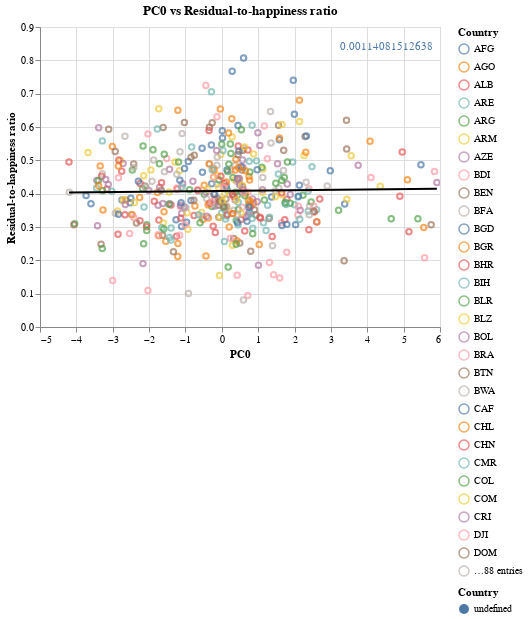

Here is the notebook cell this chart was saved with:
### Code cell
urbanization_residual_ratio.visualize()

### Figure 1 — Vega-Lite specification as saved in the notebook (floating-point values rounded to 4 significant figures; data arrays with more than 128 entries replaced by an {"elided": "..."} marker saying what was removed)
{"config": {"view": {"continuousWidth": 400, "continuousHeight": 300}}, "layer": [{"mark": "point", "encoding": {"color": {"field": "Country", "type": "nominal"}, "tooltip": [{"field": "Country", "type": "nominal"}, {"field": "PC0", "type": "quantitative"}, {"field": "Residual-to-happiness ratio", "type": "quantitative"}], "x": {"field": "PC0", "type": "quantitative"}, "y": {"field": "Residual-to-happiness ratio", "type": "quantitative"}}, "selection": {"selector001": {"type": "interval", "bind": "scales", "encodings": ["x", "y"]}}, "title": "PC0 vs Residual-to-happiness ratio"}, {"mark": {"type": "line", "color": "black"}, "encoding": {"color": {"legend": null}, "tooltip": [{"field": "Country", "type": "nominal"}, {"field": "PC0", "type": "quantitative"}, {"field": "Residual-to-happiness ratio", "type": "quantitative"}], "x": {"field": "PC0", "type": "quantitative"}, "y": {"field": "Residual-to-happiness ratio", "type": "quantitative"}}, "title": "PC0 vs Residual-to-happiness ratio", "transform": [{"on": "PC0", "regression": "Residual-to-happiness ratio"}]}, {"mark": {"type": "text", "align": "left", "color": "black"}, "encoding": {"color": {"field": "Country", "type": "nominal"}, "text": {"field": "slope", "type": "quantitative"}, "tooltip": [{"field": "slope", "title": "Slope", "type": "quantitative"}, {"field": "intercept", "title": "Intercept", "type": "quantitative"}], "x": {"value": 300}, "y": {"value": 20}}, "title": "PC0 vs Residual-to-happiness ratio", "transform": [{"on": "PC0", "regression": "Residual-to-happiness ratio", "params": true}, {"calculate": "datum.coef[0]", "as": "intercept"}, {"calculate": "datum.coef[1]", "as": "slope"}]}], "data": {"name": "data-a755926b7262ccdb620079a99f894ac6"}, "resolve": {"scale": {"color": "independent"}}, "$schema": "https://vega.github.io/schema/vega-lite/v4.17.0.json", "datasets": {"data-a755926b7262ccdb620079a99f894ac6": {"elided": "457 records"}}}
